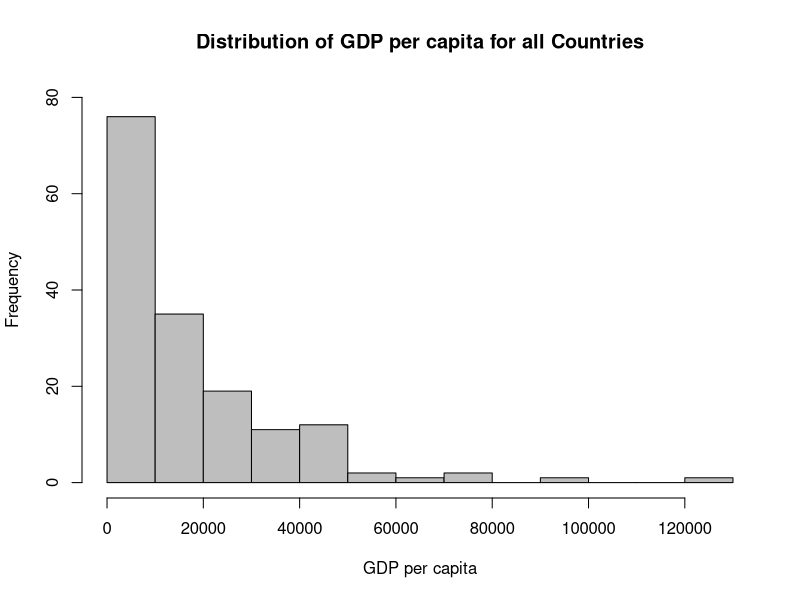
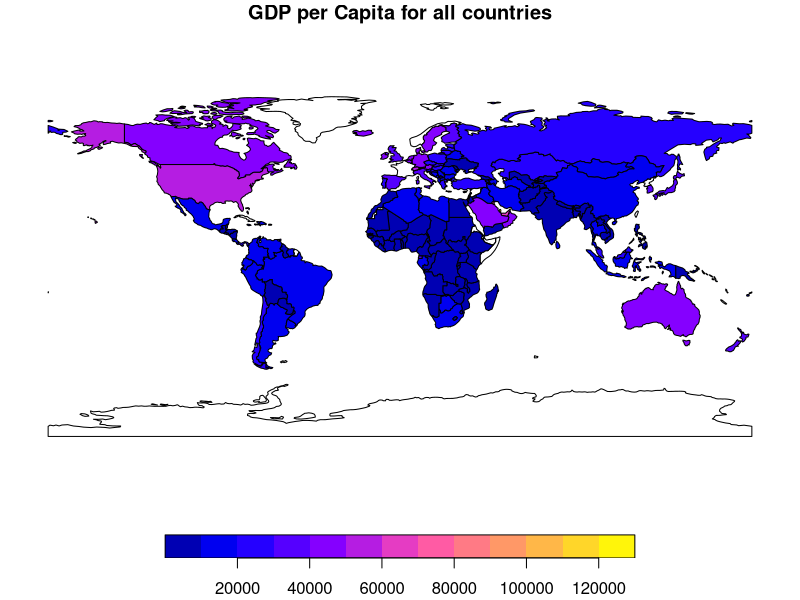

Recreate these plots in R, in order.
## ---- chunk 1
library(sf)
library(spData)
## ---- chunk 2
class(world)
## ---- chunk 3
summary(st_drop_geometry(world[ , c("area_km2", "pop", "lifeExp", "gdpPercap")]))
## ---- chunk 4
hist(world$gdpPercap, main = "Distribution of GDP per capita for all Countries",
     ylim=c(0, 80), xlab = "GDP per capita", col = "gray")
## ---- chunk 5
plot(world[, "gdpPercap"], main = "GDP per Capita for all countries")
